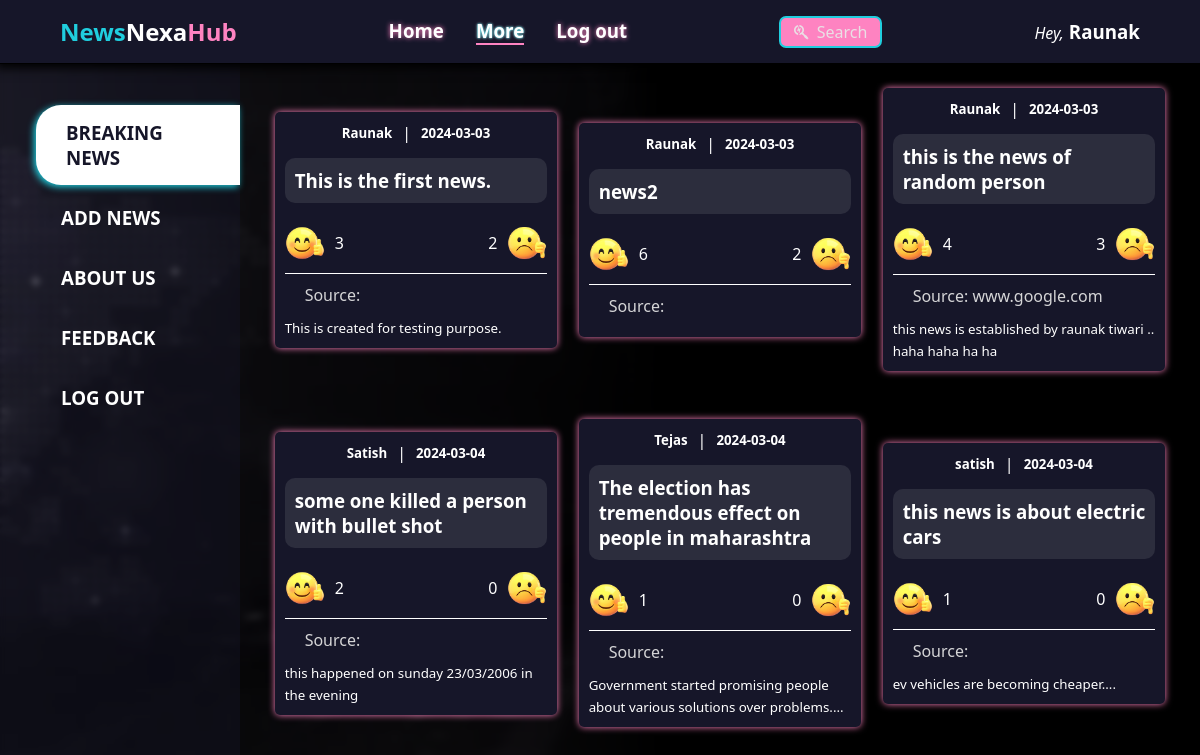
The page /pages/breaking-news.php (signed in) on the database its author committed.
### tables this page shows
CREATE TABLE `newsposts` (
  `id` int(11) NOT NULL,
  `username` varchar(100) NOT NULL,
  `title` varchar(255) NOT NULL,
  `descr` text NOT NULL,
  `src` text NOT NULL DEFAULT 'https://www.google.com/',
  `date` date NOT NULL DEFAULT current_timestamp(),
  `likes` int(11) NOT NULL DEFAULT 0,
  `dislikes` int(11) NOT NULL DEFAULT 0
);

### pages/breaking-news.php (the view, shortened to what this page needs)
<?php
  $mysqli = require __DIR__ . "/../php/dbcon.php";
  $sql = "select * from newsposts";
  $result = $mysqli->query($sql);
	$username = $_SESSION['username'];
?>
<!DOCTYPE html>
<html lang="en">
  <head>
    <link rel="stylesheet" href="../css/resets.css" />
    <link rel="stylesheet" href="../css/nav.css" />
    <link rel="stylesheet" href="../css/aside.css" />
    <link rel="stylesheet" href="../css/breaking-news.css" />
  </head>
  <body>
    <nav>
      <div class="main-container">
        <div class="logo">
          <h1><span>News</span>Nexa<span>Hub</span></h1>
        </div>
        <div class="nav-links">
          <ul>
            <li class="hover-link">
              <a href="home.php">
                <h3>Home</h3>
              </a>
            </li>
            <li class="hover-link active">
              <a href="#">
                <h3>More</h3>
              </a>
            </li>
            <li class="hover-link">
              <a href="../php/logout.php">
                <h3>Log out</h3>
              </a>
            </li>
          </ul>
        </div>
        <div class="search-bar">
          <a href="home.php">
            <button id="search-btn" class="btn"><i class="fa-brands fa-searchengin"></i>&nbsp;&nbsp;Search</button>
          </a>
        </div>
        <div class="user-name">
          <i>Hey,</i>
          <h3><?php echo $username; ?></h3>
        </div>
      </div>
    </nav>
    <aside>
      <div class="menu">
        <a href="breaking-news.php">
            <h3 class="active">Breaking News</h3>
        </a>
        <a href="add-news.php">
            <h3>Add News</h3>
        </a>
        <a href="about-us.php">
            <h3>About Us</h3>
        </a>
        <a href="feedback.php">
            <h3>Feedback</h3>
        </a>
        <a href="../php/logout.php">
            <h3>Log out</h3>
        </a>
      </div>
    </aside>
    <main>
      <div class='news-boxes'>
        <?php
          if ($result->num_rows > 0) {
            while ($row = $result->fetch_assoc()) {
              $p_username = $row['username'];
              $id = $row['id'];
              $title = $row['title'];
              $descr = $row['descr'];
              $date = $row['date'];
              $src = $row['src'];
              $likes = $row['likes'];
              $dislikes = $row['dislikes'];
              echo "
                <div class='news-box' id='$id'>
                  <div class='user'>
                    <h5 id='news-username'>$p_username</h5>
                    |
                    <h5 id='news-date'>$date</h5>
                  </div>
                  <h3 id='news-title'>$title</h3>
                  <div class='interaction'>
                    <a href='breaking-news.php?p_id=$id&action=like' class='likes'>
                      <img src='../assets/like.png' alt='like'>
                      <p>$likes</p>
                      </a>
                      <a href='breaking-news.php?p_id=$id&action=dislike' class='dislikes'>
                      <p>$dislikes</p>
                      <img src='../assets/dislike.png' alt='like'>
                    </a>
                  </div>
                  <a href='' id='news-src'>Source: $src</a>
                  <small id='news-desc'>$descr</small>
                </div>
              ";
            }
          }
        ?>
      </div>
    </main>
  </body>
</html>

### css/nav.css (style rules this page uses)
.logo span:first-child { color: var(--accent-color); }
.logo span:last-child { color: var(--accent-color-2); }
.hover-link { text-shadow: 0px 0px 5px var(--accent-color-2); transition: all 0.3s; }
.hover-link:active, .hover-link.active { border-bottom: 2px solid var(--accent-color-2); text-shadow: 0px 0px 2px var(--accent-color), 0px 0px 3px var(--secondary-text-color); }
.btn { background-color: var(--accent-color-2); color: var(--secondary-text-color); padding: 3px 13px; border-radius: 7px; border: 2px solid var(--accent-color); font-weight: 500; font-size: 1rem; transition: all 0.3s; }
nav { background-color: var(--secondary-bg-color); position: fixed; top: 0; z-index: 99; width: 100vw; height: 8vh; box-shadow: 0px 0px 10px 4px var(--tertiary-bg-color); border-bottom: 1px solid var(--tertiary-bg-color); }
nav .main-container { display: flex; align-items: center; justify-content: space-between; height: 100%; }
.nav-links ul { display: flex; gap: 2rem; list-style: none; }
.user-name { display: flex; gap: 5px; align-items: baseline; }

### css/aside.css (style rules this page uses)
aside { height: 92vh; width: 20%; position: fixed; bottom: 0; background: var(--transparent-bg-color); }
.menu { padding-left: 3vw; padding-top: 3vw; }
.menu h3 { display: block; margin-block: 5px; padding: 15px 25px; text-transform: uppercase; color: #fff; border-top-left-radius: 25px; border-bottom-left-radius: 25px; margin-bottom: 1px; transition: all ease 0.3s; }
.menu h3.active { background: var(--primary-text-color); color: var(--secondary-bg-color); box-shadow: -2px 2px 7px var(--accent-color); padding-left: 30px; }
main { position: fixed; width: 80%; height: 92vh; right: 0; bottom: 0; padding: 1.5rem; overflow-x: hidden; overflow-y: scroll; }

### css/breaking-news.css (style rules this page uses)
.news-boxes { display: flex; align-items: center; justify-content: space-around; row-gap: 3rem; flex-wrap: wrap; }
.news-box { width: 31%; overflow: hidden; border-radius: 5px; box-shadow: 0px 0px 7px var(--accent-color-2); background-color: var(--secondary-bg-color); transition: all 0.3s; padding: 10px; }
.news-box .user { display: flex; justify-content: center; align-items: center; gap: 10px; margin-bottom: 14px; }
#news-title { background: var(--primary-bg-color); padding: 10px; border-radius: 10px; }
.interaction { display: flex; justify-content: space-between; padding-block: 10px; margin-block: 10px; border-bottom: 1px solid var(--primary-text-color); }
.interaction a { display: flex; align-items: center; gap: 10px; }
.interaction a img { height: 40px; }
#news-src { color: var(--secondary-text-color); display: block; margin-bottom: 10px; padding-inline: 20px; }

### rows shown on the page
newsposts: username "Raunak", date "2024-03-03", title "This is the first news.", likes "3", dislikes "2", descr "This is created for testing purpose."
newsposts: username "Raunak", date "2024-03-03", title "news2", likes "6", dislikes "2"
newsposts: username "Raunak", date "2024-03-03", title "this is the news of random person", likes "4", dislikes "3", src "www.google.com", descr "this news is established by raunak tiwari .. haha haha ha ha"
newsposts: username "Satish", date "2024-03-04", title "some one killed a person with bullet shot", likes "2", dislikes "0", descr "this happened on sunday 23/03/2006 in the evening"
newsposts: username "Tejas", date "2024-03-04", title "The election has tremendous effect on people in maharashtra", likes "1", dislikes "0", descr "Government started promising people about various solutions over problems...."
newsposts: username "satish", date "2024-03-04", title "this news is about electric cars", likes "1", dislikes "0", descr "ev vehicles are becoming cheaper...."

### other values the page prints
$username "Raunak"
